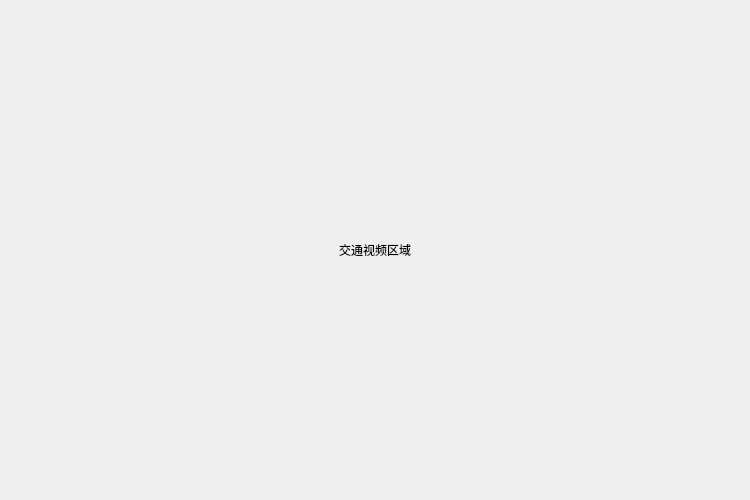
<?xml version="1.0" encoding="UTF-8"?>
<ui version="4.0">
 <class>traffic</class>
 <widget class="QDialog" name="traffic">
  <property name="geometry">
   <rect>
    <x>0</x>
    <y>0</y>
    <width>750</width>
    <height>500</height>
   </rect>
  </property>
  <property name="windowTitle">
   <string>交通标识识别</string>
  </property>
  <widget class="QLabel" name="lbl_traffic">
   <property name="geometry">
    <rect>
     <x>0</x>
     <y>0</y>
     <width>750</width>
     <height>500</height>
    </rect>
   </property>
   <property name="text">
    <string>交通视频区域</string>
   </property>
   <property name="alignment">
    <set>Qt::AlignCenter</set>
   </property>
  </widget>
 </widget>
 <resources/>
 <connections/>
</ui>
